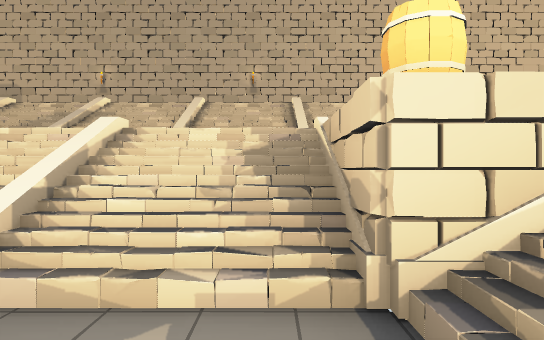
[1] (above)

16 first-person views from a walk through a Unity game level. The camera is 1.2 m above the floor, looks level and sees 75° across. The floor is counted in squares, 2 m on a side. Each view is taken from the middle of a square. On the plan, view 1 faces up. The plan holds only what a view shows up to about 10 squares ahead; the rest is blank. The player character is not drawn.

[2]
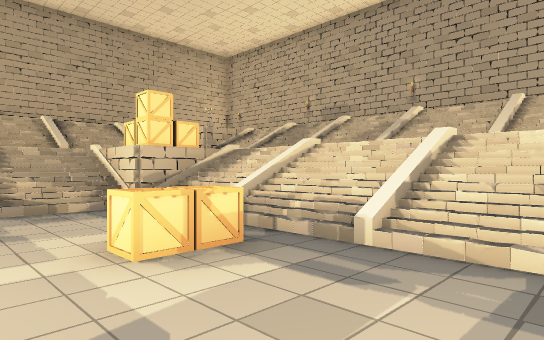

[3]
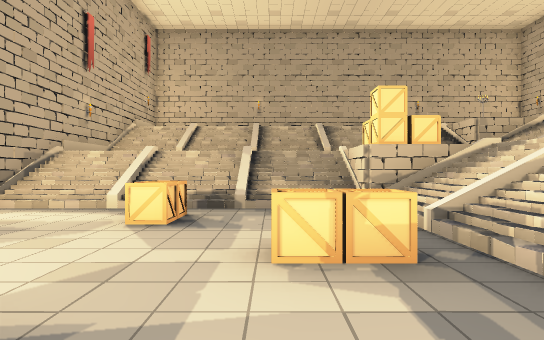

[4]
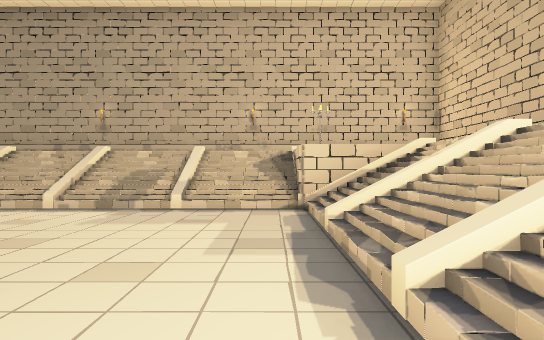

[5]
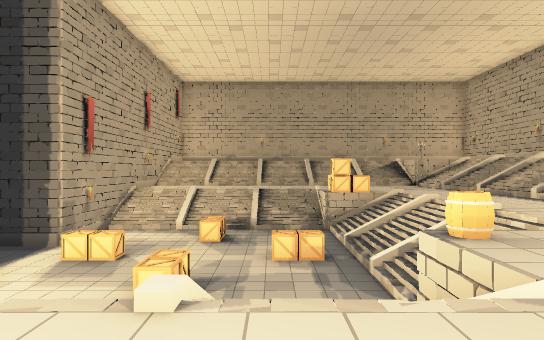

[6]
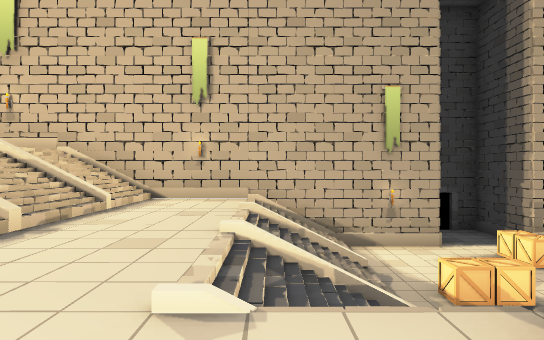

[7]
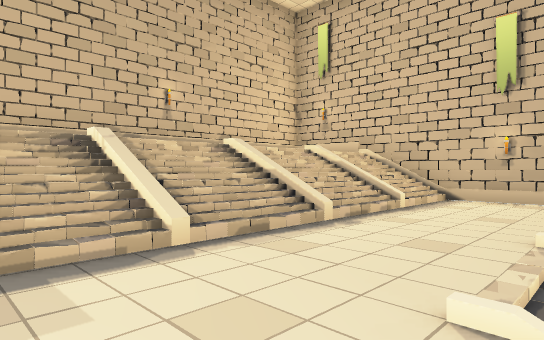

[8]
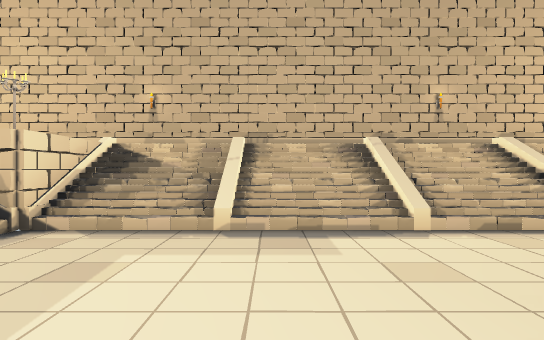

[9]
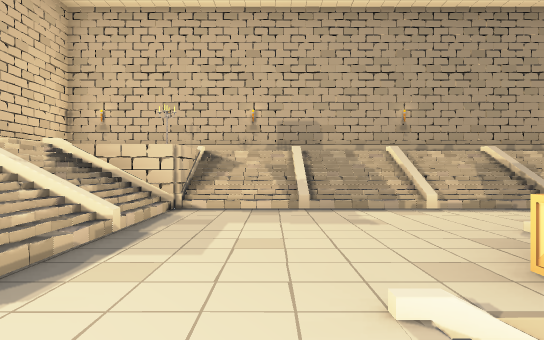

[10]
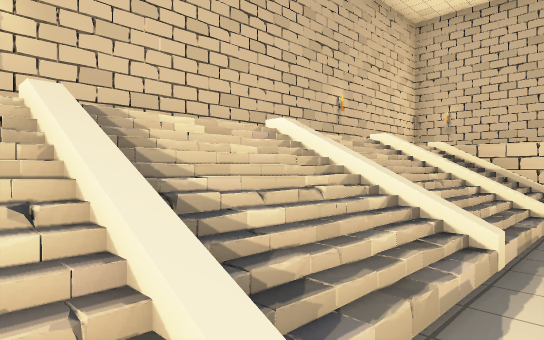

[11]
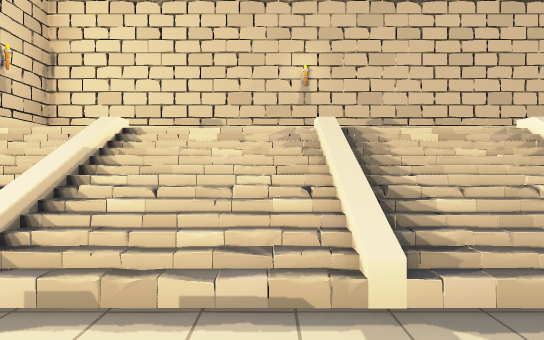

[12]
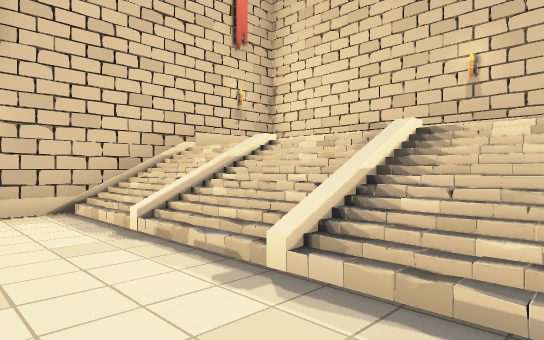

[13]
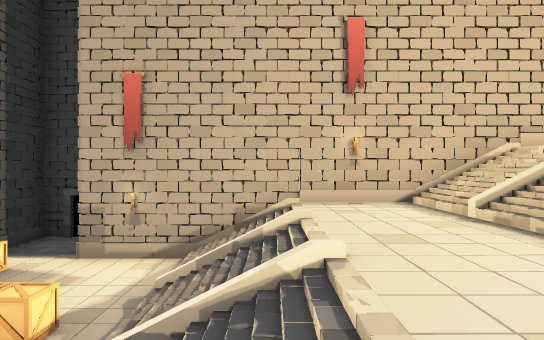

[14]
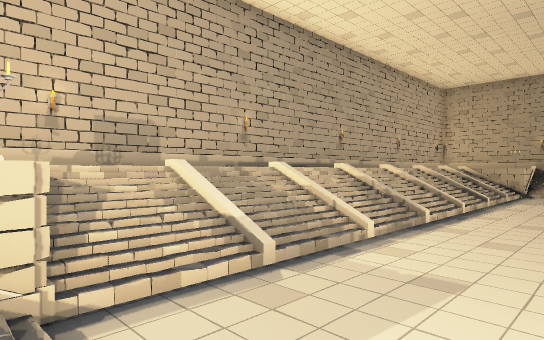

[15]
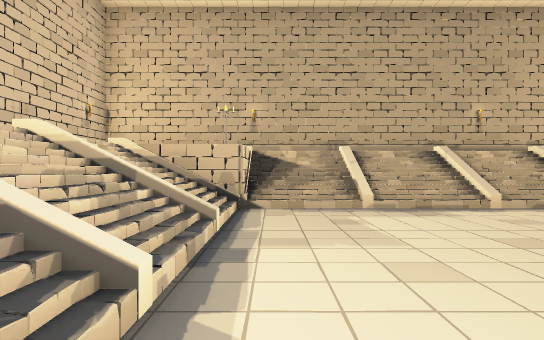

[16]
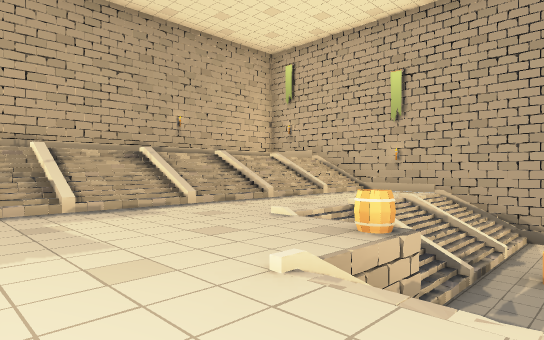

### Floor plan
Key: @ floor where view 1 was taken; # wall or solid block; . main floor; : floor 2 m higher than the main floor; - floor 2 m lower than the main floor; / step, stairs or slope; = window, fence, low wall or low ledge; B barrel; A box.
Columns run from 14 left of view 1 to 9 right of it. Each row starts with its distance up from view 1.
 10 ########################
  9 #::::::::::::::::::::::#
  8 #                     :#
  7 #    //////////////   :#
  6 #   ://////////////:  :#
  5 #  //............../= :#
  4 #  //..............// :#
  3 #  //...A=/////....// :#
  2 #  //...A//////B...// :#
  1 #  //..//--A---/=..// :#
  0 #: //..//--A--@//..// :#
 -1 #: //..//-A--A-//..// :#
 -2 #  //..//------//..// :#
 -3 #  //..//--A---//..//  #
 -4 #  //..//------//..//: #
 -5 ###########--###########
 -6           #--#
 -7           ####

Positions as (right, up) in squares from view 1, and headings:
1: (0, 0), facing up
2: (0, -1), facing up-left
3: (0, 0), facing left
4: (4, 0), facing up
5: (4, 0), facing left
6: (2, 3), facing down
7: (2, 3), facing down-right
8: (1, 3), facing right
9: (-8, 0), facing up
10: (-9, -1), facing up-left
11: (-8, -1), facing left
12: (-8, 1), facing down-left
13: (-7, 2), facing down
14: (-10, 3), facing up-right
15: (-1, 5), facing right
16: (-1, 5), facing down-right
